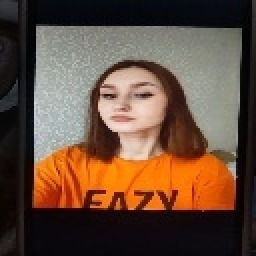
#> input picture data/liveness_dataset/spoof/kaggle_0_frame110.jpg, 128 x 128 px (shown 2 times larger); its folder holds 4 pictures in this run
$ python rotate_dataset.py
#> lines starting #> are read from the running program, lines starting #| are printed output that depends on the picture
import os
import cv2

def batch_rotate_images(input_folder: str, output_folder: str):
    """
    Reads all images in the input_folder, rotates them 90 degrees clockwise,
    and saves them to the output_folder.
    """
#> called with input_folder = 'data/liveness_dataset/spoof', output_folder = 'data/liveness_dataset/spoof_rotated'
    # Create the output folder if it doesn't already exist
    os.makedirs(output_folder, exist_ok=True)

    valid_extensions = ('.png', '.jpg', '.jpeg', '.webp', '.bmp')
    processed_count = 0

    print(f"Scanning folder: {input_folder}...")

    for file_name in os.listdir(input_folder):
        if file_name.lower().endswith(valid_extensions):
            input_path = os.path.join(input_folder, file_name)
            output_path = os.path.join(output_folder, file_name)

            # Read the image using OpenCV
            img = cv2.imread(input_path)
#> img is the input picture: shape (128, 128, 3); mean B, G, R 59.1, 75.7, 101

            if img is not None:
                # Rotate the image 90 degrees clockwise
                # Note: If they need to go the other way, change this to cv2.ROTATE_90_COUNTERCLOCKWISE
                rotated_img = cv2.rotate(img, cv2.ROTATE_90_CLOCKWISE)
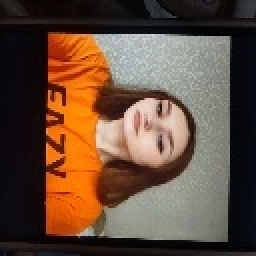
#> rotated_img: shape (128, 128, 3) (shown 2 times larger); mean B, G, R 59.1, 75.7, 101

                # Save the rotated image to the new folder
                cv2.imwrite(output_path, rotated_img)
                processed_count += 1
                print(f"✅ Rotated and saved: {file_name}")
            else:
                print(f"⚠️ Warning: Could not read {file_name}")
#> pass 2 of the loop in batch_rotate_images, `for file_name in os.listdir(input_folder):`:
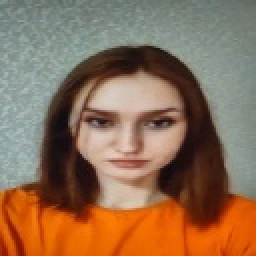
#> input picture data/liveness_dataset/spoof/kaggle_0_frame275.jpg, 128 x 128 px (shown 2 times larger)
#> in batch_rotate_images, img is the input picture: shape (128, 128, 3); mean B, G, R 84.7, 109.9, 142.1
#> in batch_rotate_images, `rotated_img = cv2.rotate(img, cv2.ROTATE_90_CLOCKWISE)`:
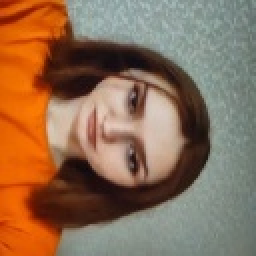
#> rotated_img: shape (128, 128, 3) (shown 2 times larger); mean B, G, R 84.7, 109.9, 142.1
#> pass 3 of the loop in batch_rotate_images, `for file_name in os.listdir(input_folder):`:
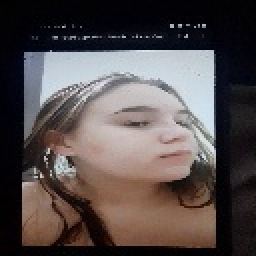
#> input picture data/liveness_dataset/spoof/kaggle_10_frame110.jpg, 128 x 128 px (shown 2 times larger)
#> in batch_rotate_images, img is the input picture: shape (128, 128, 3); mean B, G, R 76.7, 77.2, 85.7
#> in batch_rotate_images, `rotated_img = cv2.rotate(img, cv2.ROTATE_90_CLOCKWISE)`:
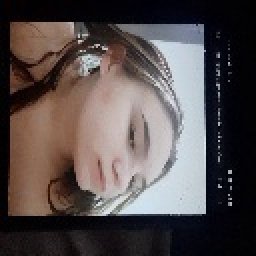
#> rotated_img: shape (128, 128, 3) (shown 2 times larger); mean B, G, R 76.7, 77.2, 85.7
#> the loop made 4 passes; the first 3 are shown

    print(f"\n🎉 Successfully rotated {processed_count} images and saved them to {output_folder}!")

if __name__ == "__main__":
    # ⚠️ EDIT THESE PATHS TO MATCH YOUR FOLDERS

    # The folder where your current sideways images are saved
    INPUT_DIR = "data/liveness_dataset/spoof"

    # The folder where you want the perfectly rotated images to be saved
    OUTPUT_DIR = "data/liveness_dataset/spoof_rotated"

    batch_rotate_images(INPUT_DIR, OUTPUT_DIR)
